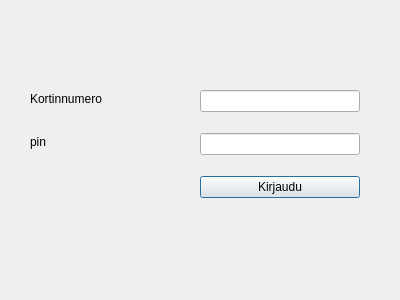
<?xml version="1.0" encoding="UTF-8"?>
<ui version="4.0">
 <class>Login</class>
 <widget class="QDialog" name="Login">
  <property name="geometry">
   <rect>
    <x>0</x>
    <y>0</y>
    <width>400</width>
    <height>300</height>
   </rect>
  </property>
  <property name="windowTitle">
   <string>Dialog</string>
  </property>
  <widget class="QWidget" name="verticalLayoutWidget">
   <property name="geometry">
    <rect>
     <x>30</x>
     <y>80</y>
     <width>160</width>
     <height>80</height>
    </rect>
   </property>
   <layout class="QVBoxLayout" name="verticalLayout">
    <item>
     <widget class="QLabel" name="label">
      <property name="text">
       <string>Kortinnumero</string>
      </property>
     </widget>
    </item>
    <item>
     <widget class="QLabel" name="label_2">
      <property name="text">
       <string>pin</string>
      </property>
     </widget>
    </item>
   </layout>
  </widget>
  <widget class="QWidget" name="verticalLayoutWidget_2">
   <property name="geometry">
    <rect>
     <x>200</x>
     <y>75</y>
     <width>160</width>
     <height>141</height>
    </rect>
   </property>
   <layout class="QVBoxLayout" name="verticalLayout_2">
    <item>
     <widget class="QLineEdit" name="leKortinnumero"/>
    </item>
    <item>
     <widget class="QLineEdit" name="lePin"/>
    </item>
    <item>
     <widget class="QPushButton" name="btnLogin">
      <property name="text">
       <string>Kirjaudu</string>
      </property>
     </widget>
    </item>
   </layout>
  </widget>
 </widget>
 <resources/>
 <connections/>
</ui>
